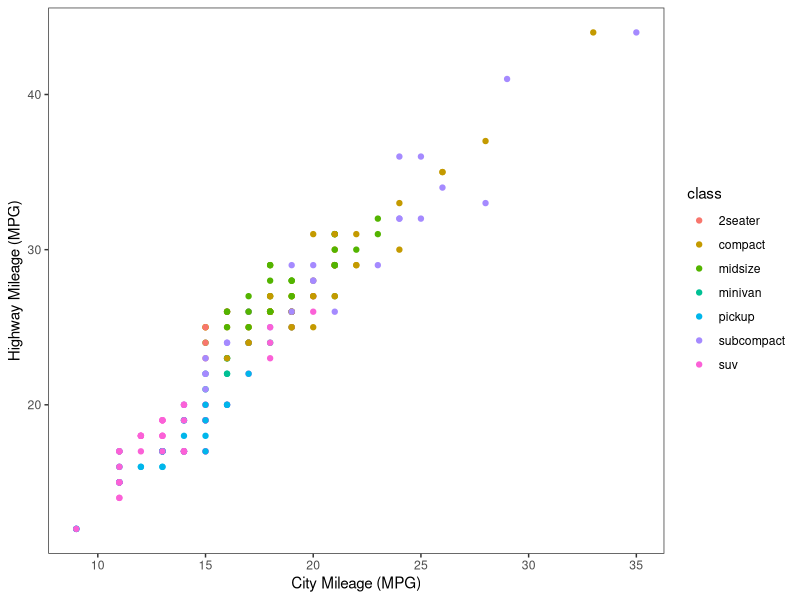
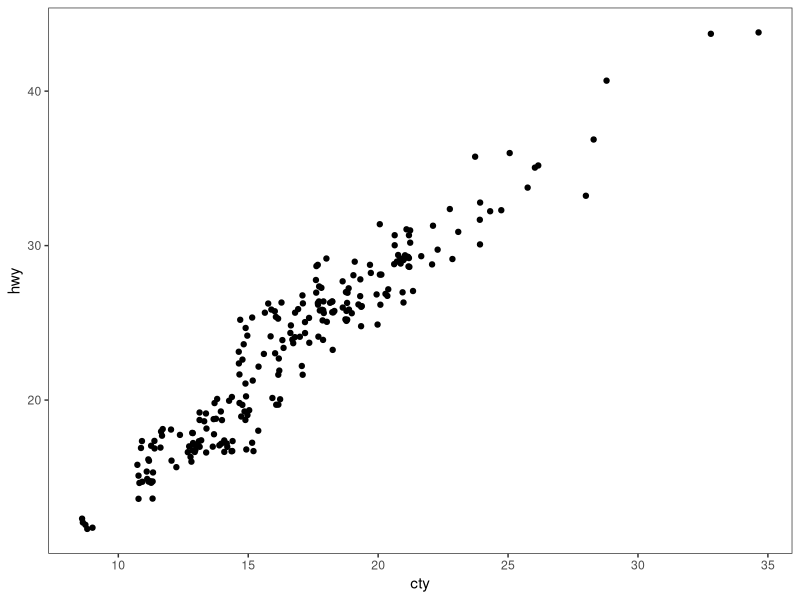
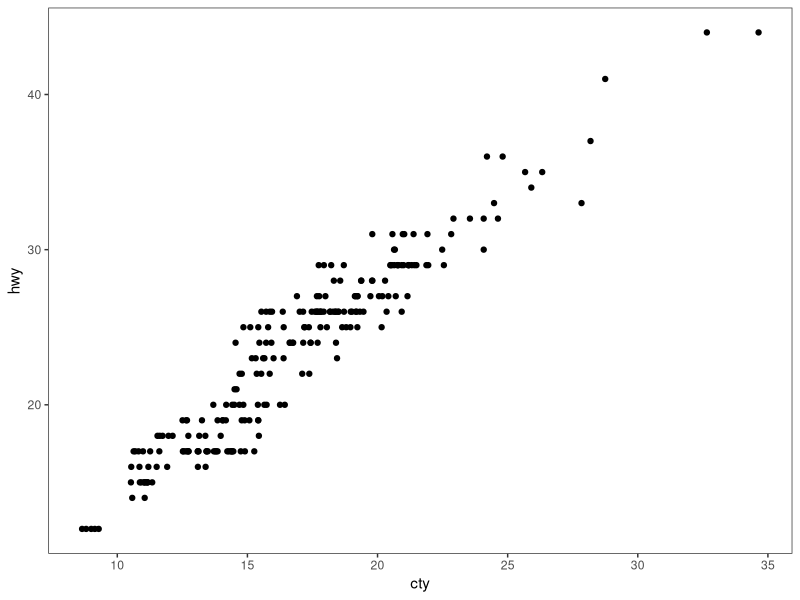

Source code (R) for these figures, in order: (Note: this script raises an error after producing the figures.)
# ---------------------------------------------------------- #
#### MODULE 3: Plot even more data!                       ####               
# ---------------------------------------------------------- #

## OBJECTIVE:
# 1. To develop a "grammar of graphics".
# 2. To become comfortable using ggplot2 for exploratory data visualization.


# ---------------------------------------------------------- #
#### SET UP:                                              ####
# ---------------------------------------------------------- #
# REMINDER: In RStudio, open the Rproject for our course (UNCG_DataWrangling), 
# pull any changes from GitHub, and navigate to the branch you created for 
# yourself (just a single branch for the whole semester) in RStudio's Git tab.
# Open this week's assignment in this new branch to complete and submit on GitHub.
# Ideally, you'll commit your answers a bit at a time as you work through
# this assignment, rather than committing all at once at the end.

# Reminder of some helpful resources for graphing in R:
# ggplot Cookbook: http://www.cookbook-r.com/Graphs/
# Official ggplot2 Book: https://ggplot2-book.org/
# Themes in ggplot2: https://ggplot2-book.org/polishing.html#themes

# In ggplot2, aesthetic means “something you can see”. Each aesthetic is a
# mapping between a visual cue and a variable.
# Examples include:
# position (i.e., on the x and y axes)
# color (“outside” color)
# fill (“inside” color)
# shape (of points)
# line type
# size

# Each type of geometric object (geom) accepts only a subset of all aesthetics.
# Refer to the geom help pages to see what mappings each geom accepts. Aesthetic
# mappings are set with the aes() function.

# TASK: We will be using the ggplot2 package for graphing. Fortunately, ggplot2 
# is nested within the tidyverse package (along with many others).
# Start by writing code to load the tidyverse library.
# HINT: see the end of assignment #1 if you forgot how to load a package.


# TASK: Write code below to set your theme to black and white and both your major
# AND minor gridlines to element_blank for all plots you'll be making today.
# HINT: Check back to last week's assignment section 1.9 for setting themes for
# all plots.

library(tidyverse)

theme_set(
  theme_bw() +
    theme(
      panel.grid.major = element_blank(),
      panel.grid.minor = element_blank()))


# ---------------------------------------------------------- #
#### 1.0 CORRELATION                                      ####
# ---------------------------------------------------------- #

# We learned how to make correlations last week, but it never hurts to get
# more practice! Let's start by using a data set built into ggplot2.
# The mpg dataset looks at the gas efficiency of different cars. Run the following
# code to load the data:
data(mpg, package = "ggplot2")

# TASK: Create a scatterplot (i.e., a dot plot) to relate city and highway mileage.
# Color the points by the class of car (class column) and label the x and y axis 
# to be more informative (City Mileage (MPG) vs Highway Mileage (MPG)).
# HINT: Refer back to last week's assignment or the ggplot help resources if you 
# forget how to make a scatterplot.

ggplot(mpg, aes(x = cty, y = hwy, color = class)) +
  geom_point() +
  xlab("City Mileage (MPG)") +
  ylab("Highway Mileage (MPG)")

# Looks alright, but the graph may be hiding some information...
# QUESTION: How many data points are in the mpg dataframe?

nrow(mpg)
##234

# QUESTION: Approximately how many dots are in the graph you just made? How does
# that compare to the number of observations in the dataframe?

##There are about 75 dots visible but there are actually 234 observations because many points overlap.

# Try another correlation-focused geom that addresses this problem by running
# the following code:
ggplot(data=mpg, aes(x=cty, y=hwy)) + 
  geom_jitter()


# QUESTION: What happened when you created the plot with geom_jitter?

##The points are spread out

# QUESTION: Run the code to create a plot using geom_jitter a second time. Then run it
# again and again. What happens each time? Why is this happening?

##The points shift around a little due to being randomly placed.

# TASK: The default in geom_jitter is to jitter (or slightly move) the points away
# from each other in both the x and y directions. Check the help file for geom_jitter
# and write code below to make a graph where you jitter points in only the x-dimension
# by 0.5.

ggplot(data = mpg, aes(x = cty, y = hwy)) + 
  geom_jitter(width = 0.5, height = 0)

# ---------------------------------------------------------- #
#### 1.1 DETOUR! COLORS, COLORS, COLORS                   ####
# ---------------------------------------------------------- #

# Our world is so colorful, and our graphs can be too! But we want to be mindful
# of our color choices to not only be beautiful, but also informative and accessible.

# TASK: Create a new dataframe that filters our mpg data down to only information
# for car classes compact, midsize, and suv using an %in% statement. Name your 
# new dataframe mpgSubset.
# HINT: Refer back to the Transform assignment if you want help with %in% (or 
# try googling!)


# ggplot has lots of nice (and some not so nice) built-in color palettes that we 
# can use to fill our bars with color. Try running the following code:
ggplot(data=mpgSubset, aes(x=cty, y=hwy, color=class)) +
  geom_jitter()

# The code above supplies us with ggplot's default color palette, which I find not
# so pleasing. Let's try to change this!

# We can add a statement specifying the scale of colors we would prefer. One way
# to do this is to use other pre-set palettes from ggplot. Run the code below to 
# ask ggplot to use the color brewer's palette called Set 1.
ggplot(data=mpgSubset, aes(x=cty, y=hwy, color=class)) +
  geom_jitter() +
  scale_color_brewer(palette="Set1")

# Alternatively, we could use the "RdBu" palette:
ggplot(data=mpgSubset, aes(x=cty, y=hwy, color=class)) +
  geom_jitter() +
  scale_color_brewer(palette="RdBu")

# QUESTION: Investigate the color brewer's range of palettes at this website: 
# https://r-graph-gallery.com/38-rcolorbrewers-palettes.html
# What do you notice about the colors chosen from each of the palettes that we
# used above? (i.e., does it use the first three colors in the palette? The last
# three? Some other combination?)


# We could also pick out EXACTLY which colors we want for our figure. 
# There are 4 main ways to specify colors in R:
### by name
### by number
### by Hex code
### with the rgb() function

# By Name: R allows you to call more than 600 colors by name! Run the following
# code to see a list:
colors()

# We can put in the colors we chose for each variable by adding the 
# scale_color_manual() function to our plot. Try it out by running the following
# code:
ggplot(data=mpgSubset, aes(x=cty, y=hwy, color=class)) +
  geom_jitter() +
  scale_color_manual(values=c('midnightblue', 'cornflowerblue', 'tomato3'))


# You can also chose colors by number, which are assigned in R.

# TASK: Copy and paste the code to make our scatterplot and replace the color names
# with three numbers of your choice (between 1 and 657). How does your new figure look?
# HINT: remember to remove the quotation marks when calling numbers.


# QUESTION: How do you think you could figure out which color name belongs to
# each color number?
# HINT: Try creating a dataframe from color() by passing it into the
# as.data.frame() function.


# You can also chose colors by Hex code. A Hex color code is a 6-symbol code made
# of up to three 2-symbol elements (6 symbols in length all together). Each of 
# the 2-symbol elements represents a color value in the Red-Green-Blue (RGB) color
# scale from 0 to 255. Hex codes are written with a # in front of them. Let's try
# out calling our colors using hex code.
ggplot(data=mpgSubset, aes(x=cty, y=hwy, color=class)) +
  geom_jitter() +
  scale_color_manual(values=c('#191970', '#6495ED', '#FF6347'))

# There are two great things about hex codes. First, you can call ANY color you 
# want with a hex code. That is, you're not limited to the 657 colors that are
# in ggplot. By specifying the color by hex code, you can pick literally anything!

# TASK: Google the search term "color picker". This should bring up google's color
# picker (in addition to a billion other color picking websites). Use this color
# picker to generate the hex codes for three new colors of your choice. Then copy
# and paste the above code, replacing the hex codes with your color choices.


# The second great thing about hex codes is that you can control the transparency
# of your colors. Transparency is set in a hex code by adding two extra symbols
# to the end, which together make up the "alpha" element. Adding 00 to the end 
# of your hex code will make your color completely transparent, while adding FF 
# to the end will make it completely opaque. Any number/letters in-between will 
# result in partial transparency. You can find a complete list of transparencies
# between 0-100% here: https://gist.github.com/lopspower/03fb1cc0ac9f32ef38f4

# TASK: Try out transparency by copying and pasting your graph code below and
# adding the alpha element to the end of each of your hex codes to make your
# first color 0% transparent, your second color 50% transparent, and your third
# color 100% transparent.


# QUESTION: What happened to the point that you set to 100% transparent?


# Finally, we can set our colors using the rgb() function. This operates very
# similarly to the hex code, where you can pick exactly the color and transparency
# you want. Try it out by running the following code:
ggplot(data=mpgSubset, aes(x=cty, y=hwy, color=class)) +
  geom_jitter() +
  scale_color_manual(values=c(rgb(.10, .10, .44, 1), rgb(.39, .58, .93, 1), rgb(1.0, .39, .28, 1)))

# TASK: Modify the above code to make all of your points 50% transparent.

# There are so many inventive and artistic people in the world who have expanded
# the offerings for colors in ggplot. Check out some notable ones listed below
# when choosing colors for this assignment.
### Color-blind friendly palettes: https://github.com/JLSteenwyk/ggpubfigs
### Color palettes from vintage National Parks posters: https://github.com/katiejolly/nationalparkcolors
### Color palettes based on Wes Anderson movies: https://github.com/karthik/wesanderson
### Color palettes from famous Dutch paintings: https://github.com/EdwinTh/dutchmasters


# ---------------------------------------------------------- #
#### 1.2 DETOUR! LEGENDS                                  ####
# ---------------------------------------------------------- #

# When you specify colors in your ggplot code, R throws in a bonus legend for free!
# However, this legend is often not as clear or visually appealing as we might 
# prefer. But as with all geometric objects in ggplot, legends can be easily altered.

# Run the following code to create a scatter plot. Feel free to modify the colors
# as you prefer!
ggplot(data=mpgSubset, aes(x=cty, y=hwy, color=class)) +
  geom_jitter()

# QUESTION: Where did ggplot get the legend title and values from?


# We could change the title and values in our legend by altering the dataframe
# we are passing into ggplot. But that seems a bit drastic. Instead, we can 
# lean on the same code that specifies our color picks to alter the legend text.
# Try it out by running the following code:
ggplot(data=mpgSubset, aes(x=cty, y=hwy, color=class)) + 
  geom_jitter() + 
  scale_color_manual(values=c('#FCBA03', '#380754', '#496916'),
                     name='Class of Car', 
                     breaks=c('suv', 'midsize', 'compact'), 
                     labels=c('SUV', 'Midsize', 'Compact'))


# TASK: Label each line of the code above with what it is doing.
# HINT: Check the scale_color_manual help file or ggplot Cookbook for more info.


# IMPORTANT: It is important to pay attention to the order you provide ggplot with 
# your color choices and legend labels! Try running the following code:
ggplot(data=mpgSubset, aes(x=cty, y=hwy, color=class)) + 
  geom_jitter() + 
  scale_color_manual(values=c('#FCBA03', '#380754', '#496916'), 
                     name='Class of Car', 
                     breaks=c('suv', 'midsize', 'compact'), 
                     labels=c('Compact', 'SUV', 'Midsize')) 


# QUESTION: What is wrong with the code above? Why is it so important to be
# careful with the order you pass information into ggplot?


# While changing the legend text and factor order takes place in the scale_color_manual
# step, moving the legend around on the graph page is part of the graph theme. We
# can try this out using the code below:
ggplot(data=mpgSubset, aes(x=cty, y=hwy, color=class)) + 
  geom_jitter() + 
  theme(legend.position='top')


# TASK: Modify the code above to have the legend display along the bottom of
# the figure.


# We can also have the legend located within the area of the graph itself! We can 
# do this by specifying the coordinates for where the legend should go within the
# graph axes. First we set the legend position and then we set the anchoring 
# position by justifying the legend.
### bottom left: 0,0
### bottom right: 1,0
### top left: 0,1
### top right: 1,1

# Try it out by running the following code:
ggplot(data=mpgSubset, aes(x=cty, y=hwy, color=class)) + 
  geom_jitter() + 
  theme(legend.position=c(1,0), legend.justification=c(1,0))

# QUESTION: What happens if you don't include the code for legend justification
# above?


# TASK: Copy and paste the code from above. Modify it to place the legend in the
# upper left part of the graph.


# Finally, we might want to remove the legend altogether! We would do so by
# modifying the theme as well. 

# TASK: Check the ggplot cookbook to find the legends section. Read what it says 
# about removing the legend. Then copy and paste the graph code from above. Modify
# the code to remove the legend.


# ---------------------------------------------------------- #
#### 2.0 DEVIATION                                        ####
# ---------------------------------------------------------- #

# Used to compare variation in values between small number of items (or categories) 
# with respect to a fixed reference.

# Whether the graphical type is a deviation graph or a composition graph (or a 
# ranking graph) may depend on the underlying data structure.

# We used geom_bar() last week with factor data to create a bar graph. But
# geom_bar() is a bit tricky because it can make EITHER a bar graph or a histogram
# depending on the data you give it. The default of geom_bar() is to set stat to 
# count so if you give it just a continuous x value, it will make a histogram. Try
# it with the following code:
ggplot(data=mpg, aes(x=hwy)) + 
  geom_bar()

# In order to have the geom create bars and not a histogram, you must:
# 1) Set stat = identity
# 2) Provide both an x and a y inside the aes(), where x is either a character 
# or factor and y is numeric.

# TASK: Create a dataframe of summary statistics for the mpg data, calculating the
# mean, standard deviation, and standard error for highway mpg grouping by class.
# Name the resulting dataframe highwayMPG and your new variables hwy_mean, hwy_sd,
# and hwy_se.
# HINT: Look back at the Transform assignment if you forget how to summarize the
# data. Also recall, standard error = 1.96*standard deviation.


# TASK: Create a bar graph showing the average highway MPG on the y-axis and 
# car class on the x-axis. Fill the bars by class. Add in error bar caps that are 20%
# the width pf the bars.
# HINT: Don't forget to change stat from the default in your geom_bar() statement!


# ---------------------------------------------------------- #
#### 2.1 DETOUR! COLORS AND LEGENDS, AGAIN                ####
# ---------------------------------------------------------- #

# Recall that some geometric elements require fills instead of (or sometimes in
# addition to) colors.

# TASK: Create a bar graph with the mpg summary stats with the following parameters:
# (1) Black bar outline
# (2) Bars filled with the color brewer palette "Dark2" using the scale_fill_manual
#     statement
# (3) No legend
# (4) Informative x- and y-axis labels. 

# HINT: Carefully consider whether your color and/or fill should go within an aes() 
# statement, the scale_fill_manual or scale_color_manual statements, or neither.
# If in doubt, try a bunch of ways until it looks how we want it. And consult 
# your helpful ggplot resources on the web.


# ---------------------------------------------------------- #
#### 2.2 DETOUR! AXIS MODIFICATIONS                       ####
# ---------------------------------------------------------- #

# Run the following code, feeling free to modify colors as you prefer:
ggplot(data=highwayMPG, aes(x=class, y=hwy_mean, fill=class)) +
  geom_bar(stat='identity') 

# QUESTION: Where is ggplot getting the x-axis tick labels from?


# Often our tick labels are not the best. We can modify them to be more informative
# or visually appealing by directly modifying the dataframe, but again this feels
# a bit extreme. Instead, we can directly modify the scale of the axis. For axes
# that deal with categories, we are setting the discrete scale. Try it out by
# running the following code:
ggplot(data=highwayMPG, aes(x=class, y=hwy_mean, fill=class)) +
  geom_bar(stat='identity') +
  scale_x_discrete(labels=c('sport', 'compact', 'midsize', 'minivan', 'pickup', 'subcompact', 'SUV'))

# We can also change the scale of the continuous axes, including how large they are
# and where the tick marks fall as follows:
ggplot(data=highwayMPG, aes(x=class, y=hwy_mean, fill=class)) +
  geom_bar(stat='identity') +
  scale_y_continuous(breaks=seq(0, 50, 10)) +
  coord_cartesian(ylim=c(0,50))

# QUESTION: Try running the code above without the coord_cartesian() statement. 
# What is surprising about the resulting graph? Based on this result, what do you
# think the coord_cartesian() statement does?


# We can also add a statement into the scale discrete or continuous statements
# to name our axes, rather than putting in a whole separate step of xlab() or ylab().
# Try it out with the following code:
ggplot(data=highwayMPG, aes(x=class, y=hwy_mean, fill=class)) +
  geom_bar(stat='identity') +
  scale_x_discrete(name='Class of Car') +
  scale_y_continuous(name='Mean Highway MPG')


# Finally, we can flip our axes easily in ggplot as follows:
ggplot(data=highwayMPG, aes(x=class, y=hwy_mean, fill=class)) +
  geom_bar(stat='identity') +
  coord_flip()


# TASK: Let's put it all together. Make a graph of the mpg summary stats with the
# following specifications:
# (1) color by class of car using a color scheme of your choice (not the default)
# (2) plot the class of car on the x-axis and the highway MPG on the y axis
# (3) include better names for the x- and y-axis titles
# (4) include better names for the car classes
# (5) set the scale of the highway mpg to run from 0 to 30 with breaks every 5 
# (6) flip your axes
# (7) remove the legend


# ---------------------------------------------------------- #
#### 3.0 RANKING                                          ####
# ---------------------------------------------------------- #
# Used to compare the position or performance of multiple items with respect to 
# each other. Actual values matters somewhat less than the ranking.

# TASK: Create a dataframe of summary statistics for the mpg data, calculating the
# mean, standard deviation, and standard error for CITY mpg grouping by class.
# Name the resulting dataframe cityMPG and your new variables city_mean, city_sd,
# and city_se.
# HINT: Look back at the Transform assignment if you forget how to summarize the
# data. Also, standard error = 1.96*standard deviation.


# Now we want to plot our data in order from smallest to largest city MPG to get
# a ranking. To do so, we need to use the reorder() function to rearrange the data
# going into our x-axis.
ggplot(cityMPG, aes(x=reorder(class, city_mean), y=city_mean)) + 
  geom_bar(stat="identity")

# TASK: Recreate the above ranking figure to include the following:
# (1) class of car on the x-axis with informative axis and tick labels
# (2) MPG ordered from highest to lowest (hint: try google if you're unsure)
# (3) bars with dary grey outlines and filled by class with your favorite color scheme
# (4) error bars with end caps 30% the width of the bars
# (5) y-axis from 0 to 30 with tick marks every 5
# (6) no legend.


# ---------------------------------------------------------- #
#### 4.0 DISTRIBUTION                                     ####
# ---------------------------------------------------------- #
# When you have lots and lots of data points and want to study where and how the
# data points are distributed.

# Histograms can be accomplished with either geom_bar() or geom_histogram()
ggplot(mpg, aes(hwy)) + 
  geom_histogram()

# TASK: Recreate the graph above, but using geom_bar() instead


# TASK: Try making a histogram with the categorical variable 'manufacturer'.
# What error message do you get?


# QUESTION: What happens when you follow the advice of the error message and 
# make stat='count'?
ggplot(mpg, aes(manufacturer)) + 
  geom_histogram(stat="count")


# TASK: Make a boxplot comparing the distribution of cty (city mileage) for
# each class of car.
# HINT: Look back to last week if you forget how to make a boxplot.


# We can also make a different type of distribution, a violin plot using the 
# geom_violin statement as follows:
ggplot(mpg, aes(x=class, y=cty)) + 
  geom_violin()

# QUESTION: What does a violin plot show? Check google if you're unsure.


# ---------------------------------------------------------- #
#### 5.0 COMPOSITION                                      ####
# ---------------------------------------------------------- #
# Bar charts and pie charts are classic ways of showing composition of a dataset.

# TASK: Let's get some data for this task by determining the number of cars from 
# each car manufacturer in our mpg dataframe. We can do this as follows:
manufacturerFreq <- mpg %>% 
  group_by(manufacturer) %>% 
  summarize(frequency=length(manufacturer)) %>% 
  ungroup()

# TASK: Make a bar graph of the number of cars (frequency) by manufacturer using
# the dataframe we created above.


# We can switch the bar chart you created above into a pie chart simply by changing
# the coordinate system through a series of steps as follows:

ggplot(manufacturerFreq, aes(x=manufacturer, y=frequency)) +
  geom_bar(stat="identity") +
  coord_polar()

ggplot(manufacturerFreq, aes(x=manufacturer, y=frequency, fill=manufacturer)) +
  geom_bar(stat="identity") +
  coord_polar()

ggplot(manufacturerFreq, aes(x="", y=frequency, fill=manufacturer)) +
  geom_bar(stat="identity", width=1) +
  coord_polar()

ggplot(manufacturerFreq, aes(x="", y=frequency, fill=manufacturer)) +
  geom_bar(stat="identity", width=1) +
  coord_polar(theta="y")

ggplot(manufacturerFreq, aes(x="", y=frequency, fill=manufacturer)) +
  geom_bar(stat="identity", width=1) +
  coord_polar(theta="y", start=0) +
  theme_void() +
  theme(legend.title = element_text(size = 12.5), 
        legend.text  = element_text(size = 8.5),
        legend.key.size = unit(.75, "lines"))

# TASK: Annotate the code below to describe what each line does:
ggplot(manufacturerFreq, aes(x="", y=frequency, fill=manufacturer)) +
  geom_bar(stat="identity", width=1) +
  coord_polar(theta="y", start=0) +
  theme_void() +
  theme(legend.title = element_text(size = 12.5), 
        legend.text  = element_text(size = 8.5),
        legend.key.size = unit(.75, "lines"))


# ---------------------------------------------------------- #
#### 6.0 CHANGE                                           ####
# ---------------------------------------------------------- #

# Time series are often best visualized with line graphs. Let's try this out
# with some new data:
data("economics")

# TASK: Use the economics dataset to plot the number of people who are unemployed
# over time (unemploy vs date). Make a scatterplot, then connect the points with 
# lines using geom_line().
# HINT: use ?economics to get more information about this dataset.




# ---------------------------------------------------------- #
#### GROUPS AND MAPS                                      ####
# ---------------------------------------------------------- #

# Let's save these for group project options, this assignment is really long!









# REMEMBER: Save and push your script when you're done with this assignment!
